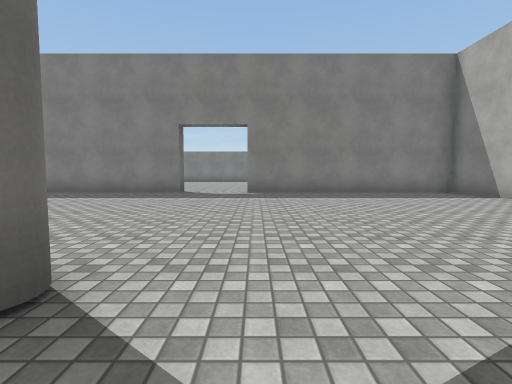
[1] (above)

18 first-person views from a walk through a scene from a Unity 3-D project. The camera is 1.2 m above the floor, tilts 4° down and sees 85° across. The floor is counted in squares, 2 m on a side. Each view is taken from the middle of a square. On the plan, view 1 faces up. The plan holds only what a view shows up to about 9 squares ahead; the rest is blank. The player is left out. Surface patterns are stand-ins for the level's own textures.

[2]
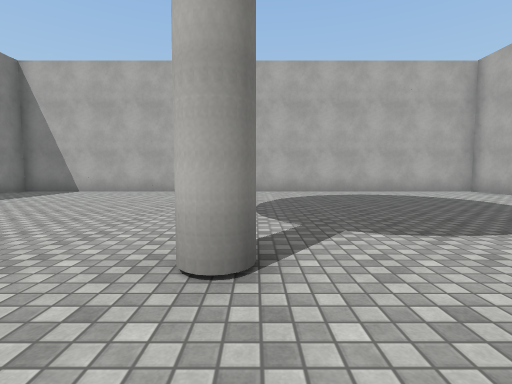

[3]
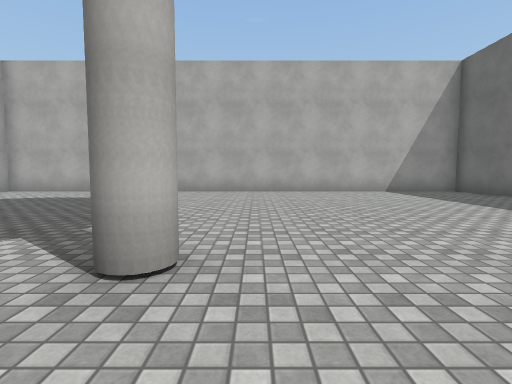

[4]
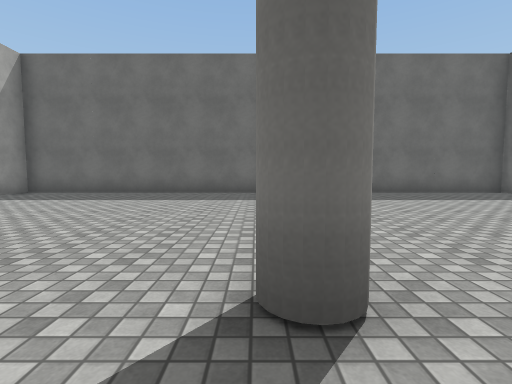

[5]
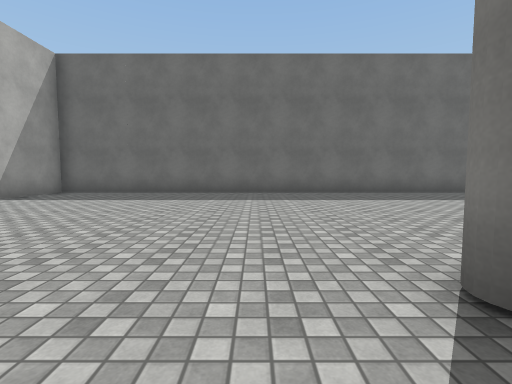

[6]
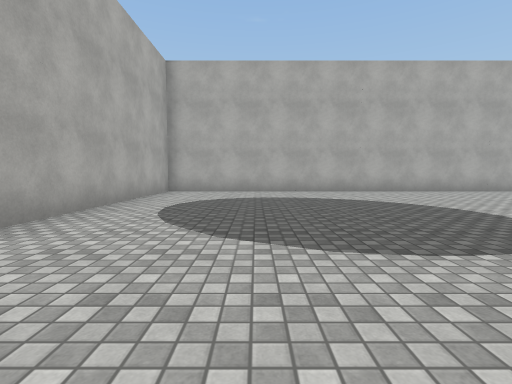

[7]
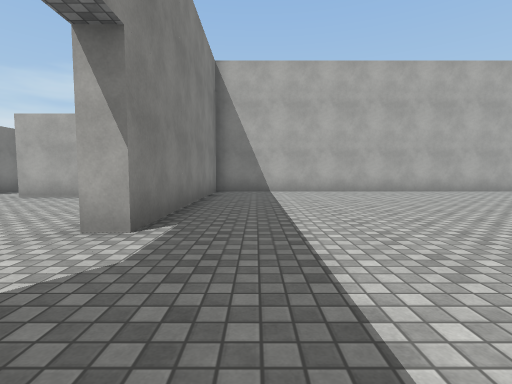

[8]
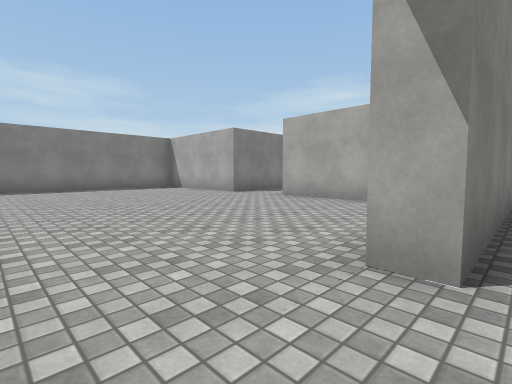

[9]
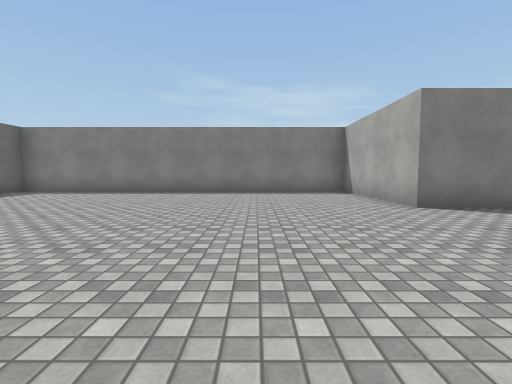

[10]
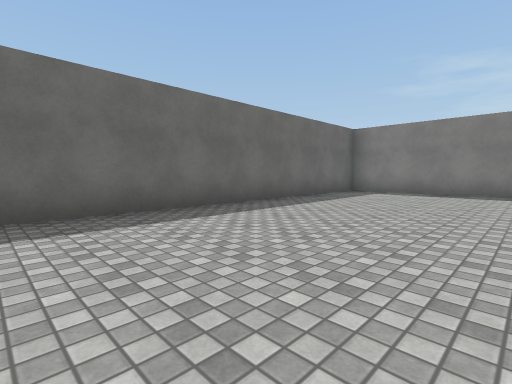

[11]
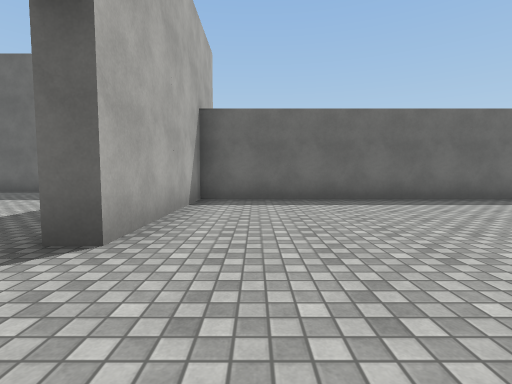

[12]
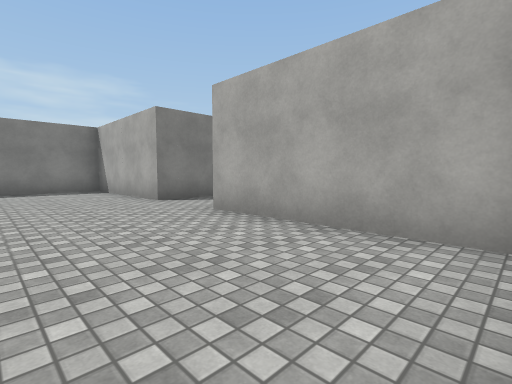

[13]
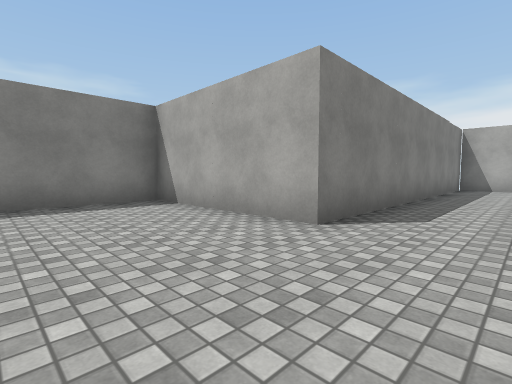

[14]
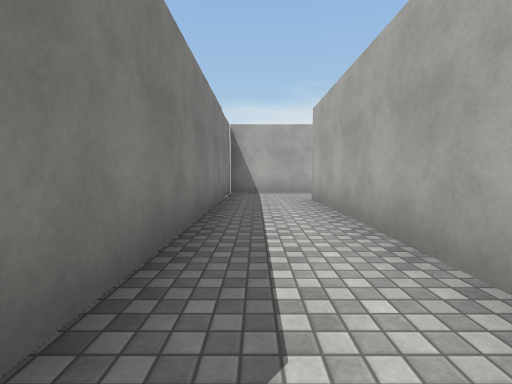

[15]
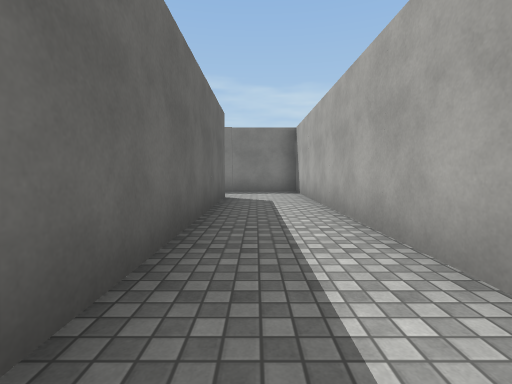

[16]
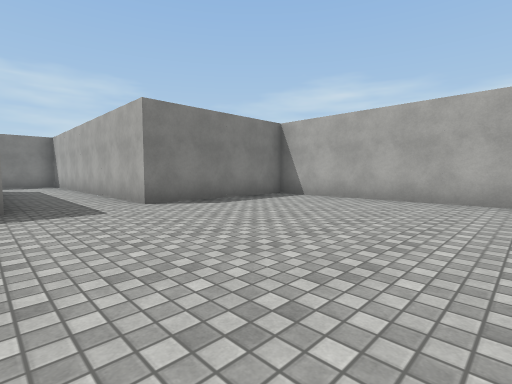

[17]
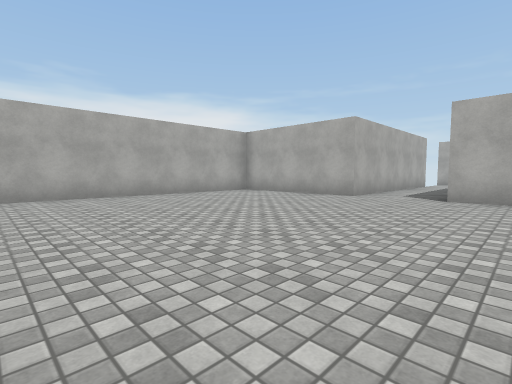

[18]
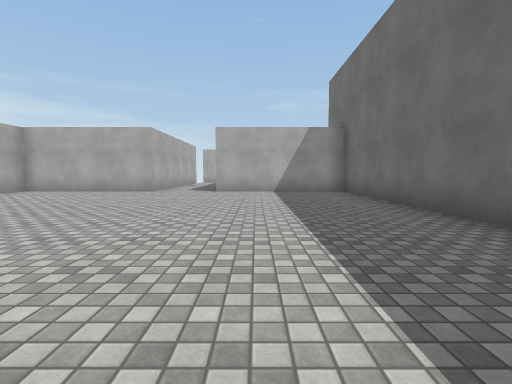

### Floor plan
Ten units are one square. View 1 is at (0, 0); x grows to the right and y downward. Boxes are objects, and circles mark ways between rooms. Rooms are numbered by the first view taken in them; rooms with no view inside come last. Other rooms are left out.
<svg viewBox="-88 -192 255 254">
<path fill="none" stroke="#000" d="M-22 -82 -62 -82M-83 -84 -83 57 57 57 57 -82 -2 -82M38 -147 38 -187 -62 -187 -62 -88 -22 -88 -22 -82M-2 -82 -2 -88M38 -90 38 -128M62 -21 62 38 103 38M123 38 162 38 162 -62 123 -62 123 -147 38 -147M52 -127 103 -127 103 -68"/>
<circle cx="-15" cy="-80" r="3" fill="#2a7"/>
<circle cx="40" cy="-135" r="3" fill="#2a7"/>
<text x="-10" y="-20">1</text>
<text x="-20" y="-140">2</text>
<text x="110" y="-40">3</text>
</svg>
Room 1 opens to room 2. Room 2 opens to room 3.

Where each view was taken, in squares from view 1:
view 1: 0 up, 0 right, facing up
view 2: 1 up, 3 left, facing right
view 3: 3 up, 2 left, facing down
view 4: 1 up, 0 right, facing left
view 5: 0 up, 0 right, facing left
view 6: 3 up, 3 right, facing down
view 7: 7 up, 3 left, facing right
view 8: 8 up, 2 left, facing up-right
view 9: 10 up, 1 right, facing up
view 10: 10 up, 2 left, facing up-left
view 11: 10 up, 0 right, facing left
view 12: 9 up, 1 right, facing up-right
view 13: 13 up, 1 right, facing up-right
view 14: 14 up, 4 right, facing right
view 15: 6 up, 11 right, facing up
view 16: 1 up, 10 right, facing up-right
view 17: 3 up, 9 right, facing down-right
view 18: 5 up, 9 right, facing down
